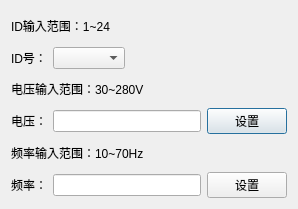
<?xml version="1.0" encoding="UTF-8"?>
<ui version="4.0">
 <class>AcSouceDialog</class>
 <widget class="QDialog" name="AcSouceDialog">
  <property name="geometry">
   <rect>
    <x>0</x>
    <y>0</y>
    <width>298</width>
    <height>209</height>
   </rect>
  </property>
  <property name="windowTitle">
   <string>AcSource设置页（仅AC版本可用）</string>
  </property>
  <property name="windowIcon">
   <iconset resource="logo.qrc">
    <normaloff>:/icon/image/3.jpeg</normaloff>:/icon/image/3.jpeg</iconset>
  </property>
  <layout class="QGridLayout" name="gridLayout">
   <item row="0" column="0">
    <layout class="QVBoxLayout" name="verticalLayout">
     <item>
      <widget class="QLabel" name="label_4">
       <property name="text">
        <string>ID输入范围：1~24</string>
       </property>
      </widget>
     </item>
     <item>
      <layout class="QHBoxLayout" name="horizontalLayout">
       <item>
        <widget class="QLabel" name="id_label">
         <property name="text">
          <string>ID号：</string>
         </property>
        </widget>
       </item>
       <item>
        <widget class="QComboBox" name="id_comboBox"/>
       </item>
       <item>
        <spacer name="horizontalSpacer">
         <property name="orientation">
          <enum>Qt::Horizontal</enum>
         </property>
         <property name="sizeHint" stdset="0">
          <size>
           <width>40</width>
           <height>20</height>
          </size>
         </property>
        </spacer>
       </item>
      </layout>
     </item>
    </layout>
   </item>
   <item row="1" column="0">
    <layout class="QVBoxLayout" name="verticalLayout_2">
     <item>
      <widget class="QLabel" name="label_5">
       <property name="text">
        <string>电压输入范围：30~280V</string>
       </property>
      </widget>
     </item>
     <item>
      <layout class="QHBoxLayout" name="horizontalLayout_2">
       <item>
        <widget class="QLabel" name="volt_label">
         <property name="text">
          <string>电压：</string>
         </property>
        </widget>
       </item>
       <item>
        <widget class="QLineEdit" name="volt_lineEdit"/>
       </item>
       <item>
        <widget class="QPushButton" name="volt_pushButton">
         <property name="text">
          <string>设置</string>
         </property>
        </widget>
       </item>
      </layout>
     </item>
    </layout>
   </item>
   <item row="2" column="0">
    <layout class="QVBoxLayout" name="verticalLayout_3">
     <item>
      <widget class="QLabel" name="label_6">
       <property name="text">
        <string>频率输入范围：10~70Hz</string>
       </property>
      </widget>
     </item>
     <item>
      <layout class="QHBoxLayout" name="horizontalLayout_3">
       <item>
        <widget class="QLabel" name="fre_label">
         <property name="text">
          <string>频率：</string>
         </property>
        </widget>
       </item>
       <item>
        <widget class="QLineEdit" name="fre_lineEdit"/>
       </item>
       <item>
        <widget class="QPushButton" name="fre_pushButton">
         <property name="text">
          <string>设置</string>
         </property>
        </widget>
       </item>
      </layout>
     </item>
    </layout>
   </item>
  </layout>
 </widget>
 <resources>
  <include location="logo.qrc"/>
 </resources>
 <connections/>
</ui>
